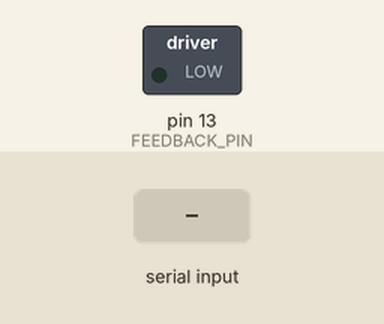
This sketch was run on a simulated Arduino Nano, built with avr-gcc and run on an emulated ATmega328P. Parts: switched loads named in the sketch (green lamp = pin HIGH). The test bench sets the inputs (shaded band). What the sketch prints to the serial monitor is not drawn.

Above: at 1.2 s.
1.3 s: "@ALERT,ALERT\n" received over Serial
At 1.6 s:
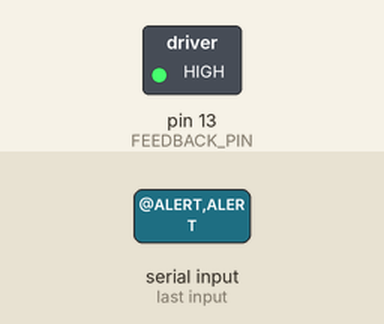
4.3 s: "@ALERT,WARN\n" received over Serial
At 5.4 s:
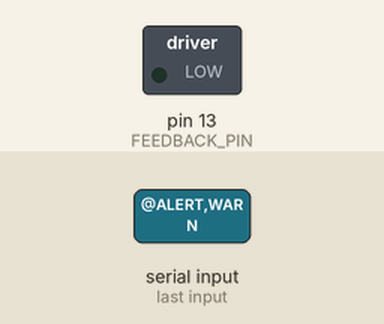
Timing chart, 0 to 7.3 s (numbered marks = the images above; inputs shaded):
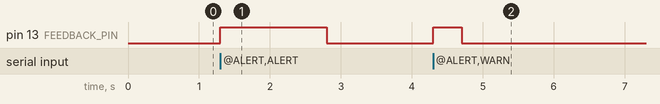

Measured:
- after the input at 1.3 s, pin 13 (FEEDBACK_PIN): LOW → HIGH at once, → LOW 1.5 s later
- after the input at 4.3 s, pin 13 (FEEDBACK_PIN): LOW → HIGH at once, → LOW 0.40 s later

The sketch:

nano_imu_uart_sender.ino
```cpp
// Arduino Nano waist-worn accelerometer/gyroscope transmitter template.
// Configure the actual IMU for 200 Hz before collection. Keep raw measurements
// here; calibration and filtering run in the recorder for reproducible training.

constexpr unsigned long BAUD_RATE = 460800;
constexpr unsigned long PERIOD_US = 5000;
constexpr int FEEDBACK_PIN = LED_BUILTIN;  // Replace with a motor/buzzer driver input pin.
uint32_t previousMicros = 0;
uint64_t elapsedMicros = 0;
uint32_t sequence = 0;
unsigned long feedbackUntilMs = 0;
String incomingFeedback;

uint16_t crc16(const String &payload) {
  uint16_t crc = 0xFFFF;
  for (size_t index = 0; index < payload.length(); ++index) {
    crc ^= static_cast<uint16_t>(payload[index]) << 8;
    for (int bit = 0; bit < 8; ++bit) {
      crc = (crc & 0x8000) ? static_cast<uint16_t>((crc << 1) ^ 0x1021) : static_cast<uint16_t>(crc << 1);
    }
  }
  return crc;
}

void readImu(float &ax, float &ay, float &az, float &gx, float &gy, float &gz) {
  // Replace this stationary demo value with accelerometer/gyroscope reads.
  ax = 0.0; ay = 0.0; az = 1.0;
  gx = 0.0; gy = 0.0; gz = 0.0;
}

void setup() {
  Serial.begin(BAUD_RATE);
  pinMode(FEEDBACK_PIN, OUTPUT);
}

void serviceFeedback() {
  while (Serial.available()) {
    char character = static_cast<char>(Serial.read());
    if (character == '\n') {
      if (incomingFeedback.startsWith("@ALERT,ALERT")) {
        feedbackUntilMs = millis() + 1500;
      } else if (incomingFeedback.startsWith("@ALERT,WARN")) {
        feedbackUntilMs = millis() + 400;
      }
      incomingFeedback = "";
    } else if (incomingFeedback.length() < 128) {
      incomingFeedback += character;
    }
  }
  digitalWrite(FEEDBACK_PIN, millis() < feedbackUntilMs ? HIGH : LOW);
}

void loop() {
  serviceFeedback();
  uint32_t now = micros();
  uint32_t delta = now - previousMicros;
  if (delta < PERIOD_US) {
    return;
  }
  previousMicros = now;
  elapsedMicros += delta;
  float ax, ay, az, gx, gy, gz;
  readImu(ax, ay, az, gx, gy, gz);
  String payload = "@IMU," + String(sequence++) + "," + String(elapsedMicros / 1000000.0, 4) + "," +
    String(ax, 5) + "," + String(ay, 5) + "," + String(az, 5) + "," +
    String(gx, 4) + "," + String(gy, 4) + "," + String(gz, 4);
  Serial.print(payload);
  Serial.print("*");
  char crcText[5];
  snprintf(crcText, sizeof(crcText), "%04X", crc16(payload));
  Serial.println(crcText);
}
```
